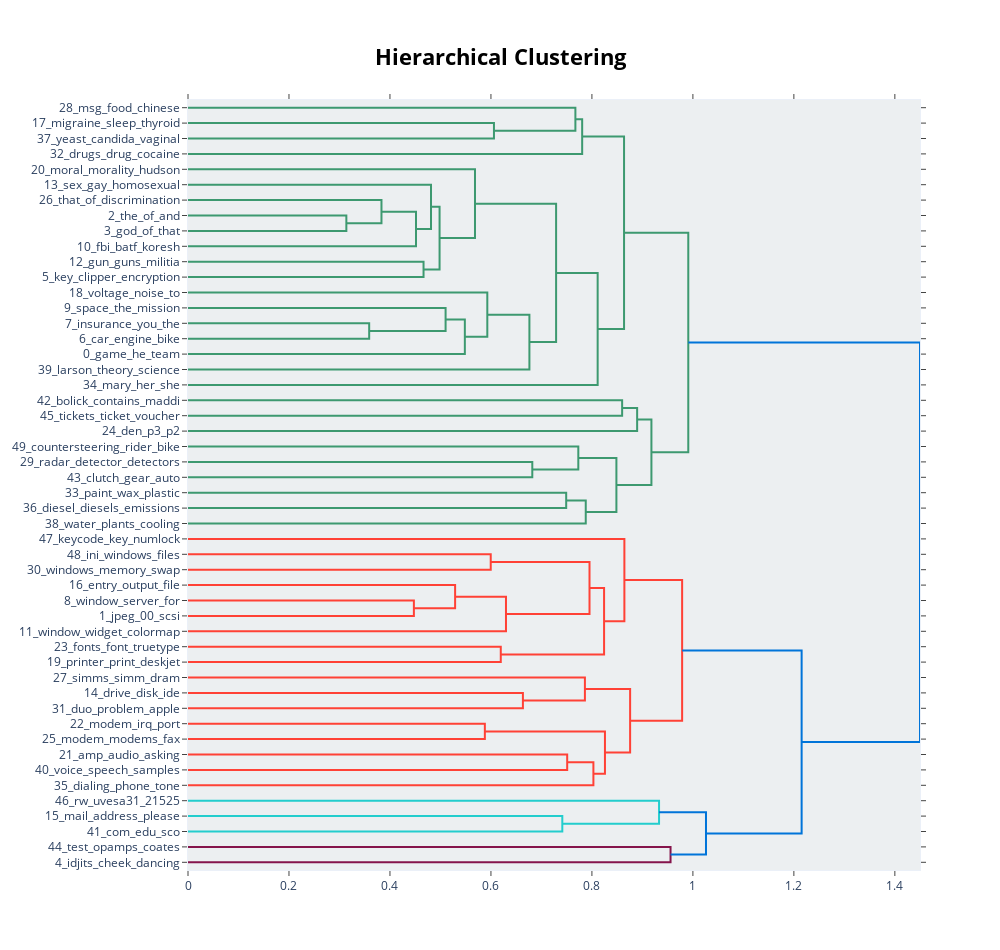

Notebook code cell kept with this figure:
### Markdown cell above
### Hierarchical Topic Visualization
Understanding the hierarchical relationship between topics can also be insightful.

This visualization shows how topics are related to each other in a hierarchical structure, which can be useful for understanding the topic structure at a glance.

### Code cell
topic_model.visualize_hierarchy(top_n_topics=50)

### Figure 1 — Plotly figure (JSON) as saved in the notebook; plotly's stock layout.template omitted (floating-point values rounded to 4 significant figures)
{"data": [{"hoverinfo": "text", "marker": {"color": "rgb(61,153,112)"}, "mode": "lines", "type": "scatter", "x": [0, 0.606, 0.606, 0], "xaxis": "x", "y": [-15, -15, -25, -25], "yaxis": "y"}, {"hoverinfo": "text", "marker": {"color": "rgb(61,153,112)"}, "mode": "lines", "type": "scatter", "x": [0, 0.7673, 0.7673, 0.606], "xaxis": "x", "y": [-5, -5, -20, -20], "yaxis": "y"}, {"hoverinfo": "text", "marker": {"color": "rgb(61,153,112)"}, "mode": "lines", "type": "scatter", "x": [0.7673, 0.7807, 0.7807, 0], "xaxis": "x", "y": [-12.5, -12.5, -35, -35], "yaxis": "y"}, {"hoverinfo": "text", "marker": {"color": "rgb(61,153,112)"}, "mode": "lines", "type": "scatter", "x": [0, 0.3136, 0.3136, 0], "xaxis": "x", "y": [-75, -75, -85, -85], "yaxis": "y"}, {"hoverinfo": "text", "marker": {"color": "rgb(61,153,112)"}, "mode": "lines", "type": "scatter", "x": [0, 0.3832, 0.3832, 0.3136], "xaxis": "x", "y": [-65, -65, -80, -80], "yaxis": "y"}, {"hoverinfo": "text", "marker": {"color": "rgb(61,153,112)"}, "mode": "lines", "type": "scatter", "x": [0.3832, 0.4516, 0.4516, 0], "xaxis": "x", "y": [-72.5, -72.5, -95, -95], "yaxis": "y"}, {"hoverinfo": "text", "marker": {"color": "rgb(61,153,112)"}, "mode": "lines", "type": "scatter", "x": [0, 0.4813, 0.4813, 0.4516], "xaxis": "x", "y": [-55, -55, -83.75, -83.75], "yaxis": "y"}, {"hoverinfo": "text", "marker": {"color": "rgb(61,153,112)"}, "mode": "lines", "type": "scatter", "x": [0, 0.4665, 0.4665, 0], "xaxis": "x", "y": [-105, -105, -115, -115], "yaxis": "y"}, {"hoverinfo": "text", "marker": {"color": "rgb(61,153,112)"}, "mode": "lines", "type": "scatter", "x": [0.4813, 0.4983, 0.4983, 0.4665], "xaxis": "x", "y": [-69.38, -69.38, -110, -110], "yaxis": "y"}, {"hoverinfo": "text", "marker": {"color": "rgb(61,153,112)"}, "mode": "lines", "type": "scatter", "x": [0, 0.5684, 0.5684, 0.4983], "xaxis": "x", "y": [-45, -45, -89.69, -89.69], "yaxis": "y"}, {"hoverinfo": "text", "marker": {"color": "rgb(61,153,112)"}, "mode": "lines", "type": "scatter", "x": [0, 0.3588, 0.3588, 0], "xaxis": "x", "y": [-145, -145, -155, -155], "yaxis": "y"}, {"hoverinfo": "text", "marker": {"color": "rgb(61,153,112)"}, "mode": "lines", "type": "scatter", "x": [0, 0.5102, 0.5102, 0.3588], "xaxis": "x", "y": [-135, -135, -150, -150], "yaxis": "y"}, {"hoverinfo": "text", "marker": {"color": "rgb(61,153,112)"}, "mode": "lines", "type": "scatter", "x": [0.5102, 0.5483, 0.5483, 0], "xaxis": "x", "y": [-142.5, -142.5, -165, -165], "yaxis": "y"}, {"hoverinfo": "text", "marker": {"color": "rgb(61,153,112)"}, "mode": "lines", "type": "scatter", "x": [0, 0.5928, 0.5928, 0.5483], "xaxis": "x", "y": [-125, -125, -153.8, -153.8], "yaxis": "y"}, {"hoverinfo": "text", "marker": {"color": "rgb(61,153,112)"}, "mode": "lines", "type": "scatter", "x": [0.5928, 0.6762, 0.6762, 0], "xaxis": "x", "y": [-139.4, -139.4, -175, -175], "yaxis": "y"}, {"hoverinfo": "text", "marker": {"color": "rgb(61,153,112)"}, "mode": "lines", "type": "scatter", "x": [0.5684, 0.7291, 0.7291, 0.6762], "xaxis": "x", "y": [-67.34, -67.34, -157.2, -157.2], "yaxis": "y"}, {"hoverinfo": "text", "marker": {"color": "rgb(61,153,112)"}, "mode": "lines", "type": "scatter", "x": [0.7291, 0.8114, 0.8114, 0], "xaxis": "x", "y": [-112.3, -112.3, -185, -185], "yaxis": "y"}, {"hoverinfo": "text", "marker": {"color": "rgb(61,153,112)"}, "mode": "lines", "type": "scatter", "x": [0.7807, 0.8636, 0.8636, 0.8114], "xaxis": "x", "y": [-23.75, -23.75, -148.6, -148.6], "yaxis": "y"}, {"hoverinfo": "text", "marker": {"color": "rgb(61,153,112)"}, "mode": "lines", "type": "scatter", "x": [0, 0.8599, 0.8599, 0], "xaxis": "x", "y": [-195, -195, -205, -205], "yaxis": "y"}, {"hoverinfo": "text", "marker": {"color": "rgb(61,153,112)"}, "mode": "lines", "type": "scatter", "x": [0.8599, 0.8896, 0.8896, 0], "xaxis": "x", "y": [-200, -200, -215, -215], "yaxis": "y"}, {"hoverinfo": "text", "marker": {"color": "rgb(61,153,112)"}, "mode": "lines", "type": "scatter", "x": [0, 0.6819, 0.6819, 0], "xaxis": "x", "y": [-235, -235, -245, -245], "yaxis": "y"}, {"hoverinfo": "text", "marker": {"color": "rgb(61,153,112)"}, "mode": "lines", "type": "scatter", "x": [0, 0.773, 0.773, 0.6819], "xaxis": "x", "y": [-225, -225, -240, -240], "yaxis": "y"}, {"hoverinfo": "text", "marker": {"color": "rgb(61,153,112)"}, "mode": "lines", "type": "scatter", "x": [0, 0.749, 0.749, 0], "xaxis": "x", "y": [-255, -255, -265, -265], "yaxis": "y"}, {"hoverinfo": "text", "marker": {"color": "rgb(61,153,112)"}, "mode": "lines", "type": "scatter", "x": [0.749, 0.7878, 0.7878, 0], "xaxis": "x", "y": [-260, -260, -275, -275], "yaxis": "y"}, {"hoverinfo": "text", "marker": {"color": "rgb(61,153,112)"}, "mode": "lines", "type": "scatter", "x": [0.773, 0.8485, 0.8485, 0.7878], "xaxis": "x", "y": [-232.5, -232.5, -267.5, -267.5], "yaxis": "y"}, {"hoverinfo": "text", "marker": {"color": "rgb(61,153,112)"}, "mode": "lines", "type": "scatter", "x": [0.8896, 0.9178, 0.9178, 0.8485], "xaxis": "x", "y": [-207.5, -207.5, -250, -250], "yaxis": "y"}, {"hoverinfo": "text", "marker": {"color": "rgb(61,153,112)"}, "mode": "lines", "type": "scatter", "x": [0.8636, 0.9908, 0.9908, 0.9178], "xaxis": "x", "y": [-86.19, -86.19, -228.8, -228.8], "yaxis": "y"}, {"hoverinfo": "text", "marker": {"color": "rgb(255,65,54)"}, "mode": "lines", "type": "scatter", "x": [0, 0.5996, 0.5996, 0], "xaxis": "x", "y": [-295, -295, -305, -305], "yaxis": "y"}, {"hoverinfo": "text", "marker": {"color": "rgb(255,65,54)"}, "mode": "lines", "type": "scatter", "x": [0, 0.4474, 0.4474, 0], "xaxis": "x", "y": [-325, -325, -335, -335], "yaxis": "y"}, {"hoverinfo": "text", "marker": {"color": "rgb(255,65,54)"}, "mode": "lines", "type": "scatter", "x": [0, 0.529, 0.529, 0.4474], "xaxis": "x", "y": [-315, -315, -330, -330], "yaxis": "y"}, {"hoverinfo": "text", "marker": {"color": "rgb(255,65,54)"}, "mode": "lines", "type": "scatter", "x": [0.529, 0.6298, 0.6298, 0], "xaxis": "x", "y": [-322.5, -322.5, -345, -345], "yaxis": "y"}, {"hoverinfo": "text", "marker": {"color": "rgb(255,65,54)"}, "mode": "lines", "type": "scatter", "x": [0.5996, 0.7952, 0.7952, 0.6298], "xaxis": "x", "y": [-300, -300, -333.8, -333.8], "yaxis": "y"}, {"hoverinfo": "text", "marker": {"color": "rgb(255,65,54)"}, "mode": "lines", "type": "scatter", "x": [0, 0.6195, 0.6195, 0], "xaxis": "x", "y": [-355, -355, -365, -365], "yaxis": "y"}, {"hoverinfo": "text", "marker": {"color": "rgb(255,65,54)"}, "mode": "lines", "type": "scatter", "x": [0.7952, 0.8241, 0.8241, 0.6195], "xaxis": "x", "y": [-316.9, -316.9, -360, -360], "yaxis": "y"}, {"hoverinfo": "text", "marker": {"color": "rgb(255,65,54)"}, "mode": "lines", "type": "scatter", "x": [0, 0.8643, 0.8643, 0.8241], "xaxis": "x", "y": [-285, -285, -338.4, -338.4], "yaxis": "y"}, {"hoverinfo": "text", "marker": {"color": "rgb(255,65,54)"}, "mode": "lines", "type": "scatter", "x": [0, 0.6633, 0.6633, 0], "xaxis": "x", "y": [-385, -385, -395, -395], "yaxis": "y"}, {"hoverinfo": "text", "marker": {"color": "rgb(255,65,54)"}, "mode": "lines", "type": "scatter", "x": [0, 0.7861, 0.7861, 0.6633], "xaxis": "x", "y": [-375, -375, -390, -390], "yaxis": "y"}, {"hoverinfo": "text", "marker": {"color": "rgb(255,65,54)"}, "mode": "lines", "type": "scatter", "x": [0, 0.5879, 0.5879, 0], "xaxis": "x", "y": [-405, -405, -415, -415], "yaxis": "y"}, {"hoverinfo": "text", "marker": {"color": "rgb(255,65,54)"}, "mode": "lines", "type": "scatter", "x": [0, 0.751, 0.751, 0], "xaxis": "x", "y": [-425, -425, -435, -435], "yaxis": "y"}, {"hoverinfo": "text", "marker": {"color": "rgb(255,65,54)"}, "mode": "lines", "type": "scatter", "x": [0.751, 0.8029, 0.8029, 0], "xaxis": "x", "y": [-430, -430, -445, -445], "yaxis": "y"}, {"hoverinfo": "text", "marker": {"color": "rgb(255,65,54)"}, "mode": "lines", "type": "scatter", "x": [0.5879, 0.8258, 0.8258, 0.8029], "xaxis": "x", "y": [-410, -410, -437.5, -437.5], "yaxis": "y"}, {"hoverinfo": "text", "marker": {"color": "rgb(255,65,54)"}, "mode": "lines", "type": "scatter", "x": [0.7861, 0.8757, 0.8757, 0.8258], "xaxis": "x", "y": [-382.5, -382.5, -423.8, -423.8], "yaxis": "y"}, {"hoverinfo": "text", "marker": {"color": "rgb(255,65,54)"}, "mode": "lines", "type": "scatter", "x": [0.8643, 0.9787, 0.9787, 0.8757], "xaxis": "x", "y": [-311.7, -311.7, -403.1, -403.1], "yaxis": "y"}, {"hoverinfo": "text", "marker": {"color": "rgb(35,205,205)"}, "mode": "lines", "type": "scatter", "x": [0, 0.7414, 0.7414, 0], "xaxis": "x", "y": [-465, -465, -475, -475], "yaxis": "y"}, {"hoverinfo": "text", "marker": {"color": "rgb(35,205,205)"}, "mode": "lines", "type": "scatter", "x": [0, 0.933, 0.933, 0.7414], "xaxis": "x", "y": [-455, -455, -470, -470], "yaxis": "y"}, {"hoverinfo": "text", "marker": {"color": "rgb(133,20,75)"}, "mode": "lines", "type": "scatter", "x": [0, 0.9557, 0.9557, 0], "xaxis": "x", "y": [-485, -485, -495, -495], "yaxis": "y"}, {"hoverinfo": "text", "marker": {"color": "rgb(0,116,217)"}, "mode": "lines", "type": "scatter", "x": [0.933, 1.026, 1.026, 0.9557], "xaxis": "x", "y": [-462.5, -462.5, -490, -490], "yaxis": "y"}, {"hoverinfo": "text", "marker": {"color": "rgb(0,116,217)"}, "mode": "lines", "type": "scatter", "x": [0.9787, 1.215, 1.215, 1.026], "xaxis": "x", "y": [-357.4, -357.4, -476.2, -476.2], "yaxis": "y"}, {"hoverinfo": "text", "marker": {"color": "rgb(0,116,217)"}, "mode": "lines", "type": "scatter", "x": [0.9908, 1.45, 1.45, 1.215], "xaxis": "x", "y": [-157.5, -157.5, -416.8, -416.8], "yaxis": "y"}], "layout": {"autosize": false, "height": 950, "hoverlabel": {"bgcolor": "white", "font": {"family": "Rockwell", "size": 16}}, "hovermode": "closest", "plot_bgcolor": "#ECEFF1", "showlegend": false, "title": {"font": {"color": "Black", "size": 22}, "text": "<b>Hierarchical Clustering</b>", "x": 0.5, "xanchor": "center", "yanchor": "top"}, "width": 1000, "xaxis": {"autorange": true, "mirror": "allticks", "range": [0, 1.45], "rangemode": "tozero", "showgrid": false, "showline": true, "showticklabels": true, "ticks": "outside", "type": "linear", "zeroline": false}, "yaxis": {"mirror": "allticks", "range": [-500, 0], "rangemode": "tozero", "showgrid": false, "showline": true, "showticklabels": true, "tickmode": "array", "ticks": "outside", "ticktext": ["28_msg_food_chinese", "17_migraine_sleep_thyroid", "37_yeast_candida_vaginal", "32_drugs_drug_cocaine", "20_moral_morality_hudson", "13_sex_gay_homosexual", "26_that_of_discrimination", "2_the_of_and", "3_god_of_that", "10_fbi_batf_koresh", "12_gun_guns_militia", "5_key_clipper_encryption", "18_voltage_noise_to", "9_space_the_mission", "7_insurance_you_the", "6_car_engine_bike", "0_game_he_team", "39_larson_theory_science", "34_mary_her_she", "42_bolick_contains_maddi", "45_tickets_ticket_voucher", "24_den_p3_p2", "49_countersteering_rider_bike", "29_radar_detector_detectors", "43_clutch_gear_auto", "33_paint_wax_plastic", "36_diesel_diesels_emissions", "38_water_plants_cooling", "47_keycode_key_numlock", "48_ini_windows_files", "30_windows_memory_swap", "16_entry_output_file", "8_window_server_for", "1_jpeg_00_scsi", "11_window_widget_colormap", "23_fonts_font_truetype", "19_printer_print_deskjet", "27_simms_simm_dram", "14_drive_disk_ide", "31_duo_problem_apple", "22_modem_irq_port", "25_modem_modems_fax", "21_amp_audio_asking", "40_voice_speech_samples", "35_dialing_phone_tone", "46_rw_uvesa31_21525", "15_mail_address_please", "41_com_edu_sco", "44_test_opamps_coates", "4_idjits_cheek_dancing"], "tickvals": [-5, -15, -25, -35, -45, -55, -65, -75, -85, -95, -105, -115, -125, -135, -145, -155, -165, -175, -185, -195, -205, -215, -225, -235, -245, -255, -265, -275, -285, -295, -305, -315, -325, -335, -345, -355, -365, -375, -385, -395, -405, -415, -425, -435, -445, -455, -465, -475, -485, -495], "type": "linear", "zeroline": false}}}
